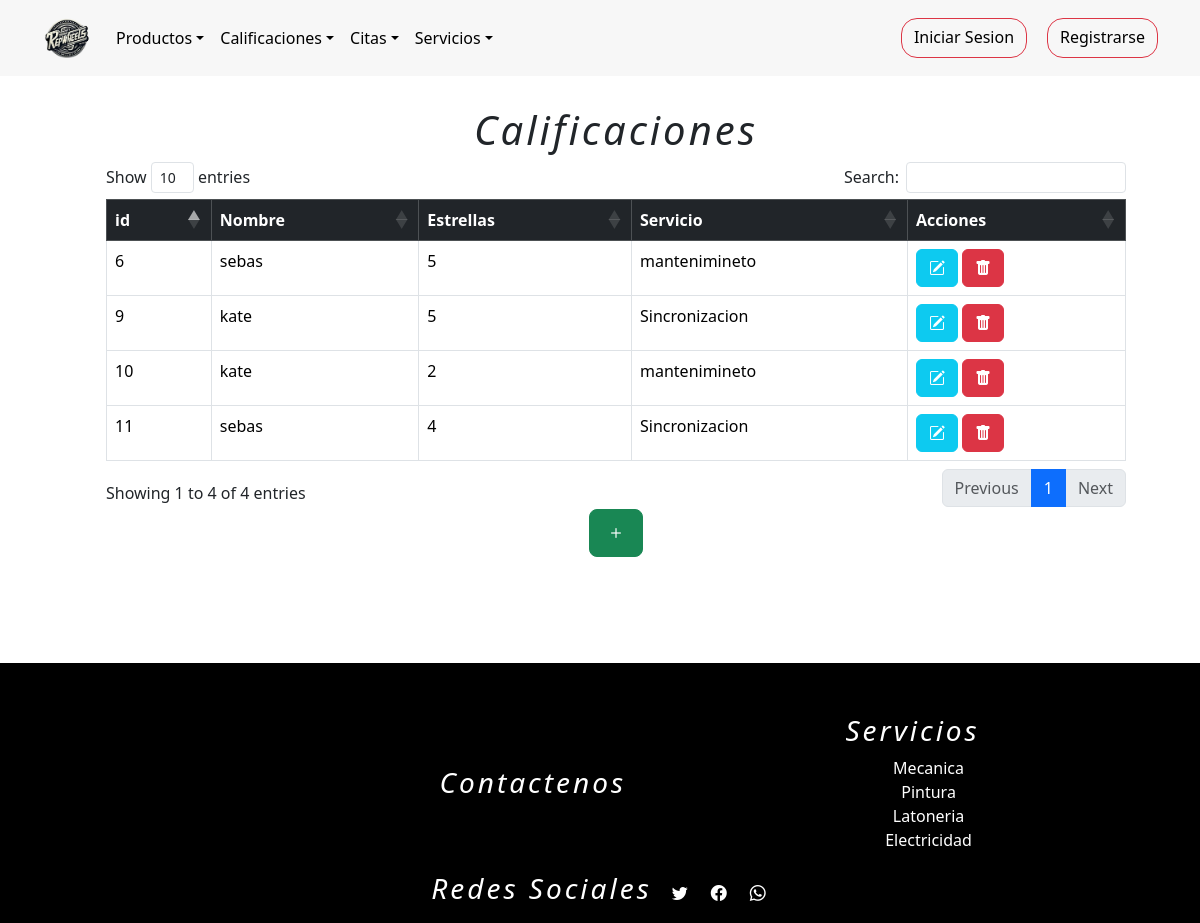
/calificacionListar, run on an earlier commit of the app's database.
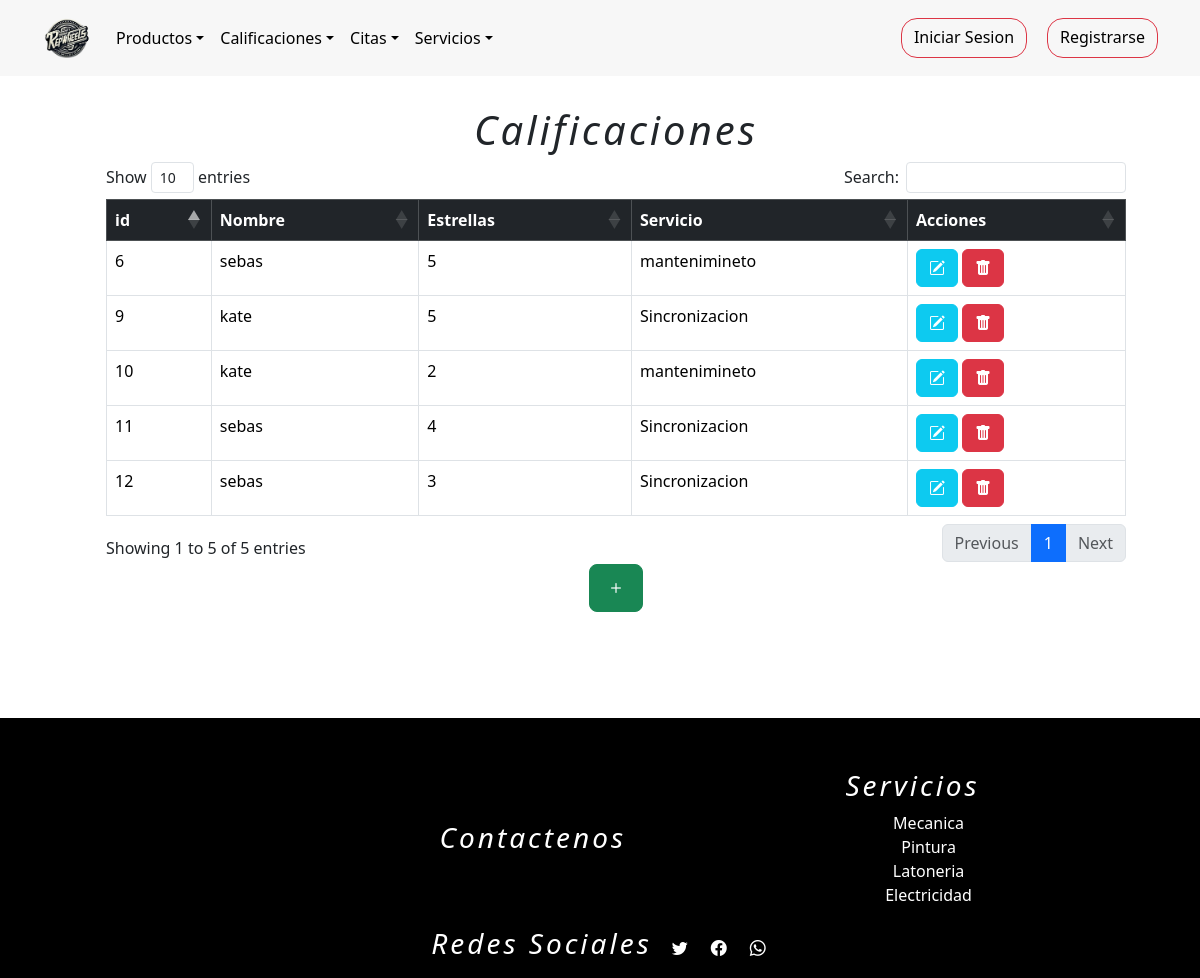
And on a later commit of the database.
### tienda/models.py (models this page shows, shortened)
class Calificaciones(models.Model):
    cliente = models.ForeignKey(Usuarios,on_delete=models.DO_NOTHING,blank=False,null=True)
    servicios = models.ForeignKey(Servicios,on_delete=models.DO_NOTHING,blank=False,null=True)
    foto = models.ImageField(upload_to="media/", default="media/user.png")
    Estrellas= (
        (1, "1"),
        (2,"2"),
        (3,"3"),
        (4,"4"),
        (4,"5"),
    )
    cantidad_estrellas = models.IntegerField(choices=Estrellas,default=5)

class Usuarios(AbstractUser):
    username = None
    nombre = models.CharField(max_length=254)
    email = models.EmailField(max_length=254, unique=True,blank=False,null=True)
    password = models.CharField(max_length=254,blank=False,null=True)
    foto = models.ImageField(upload_to="media/", default="media/user.png")
    token_recuperar = models.CharField(max_length=254,blank=False,null=False,default=0)
    telefono=models.IntegerField(null=False,blank=True,default='0')
    cargo = models.CharField(max_length=254,null=False)
    direccion=models.CharField(max_length=254)
    cedula=models.IntegerField(blank=True,null=False,default='0')
    ROLES = (
        (1,"administrador"),
        (2,"proveedor"),
        (3,"empleado"),
        (4,"cliente"),
    )
    rol=models.IntegerField(choices=ROLES,default=4)
    n = models.IntegerField(blank=True,null=False,default=0)
    USERNAME_FIELD = "email"
    REQUIRED_FIELDS = ["nombre"]
    objects = CustomUserManager()
    def __str__(self):
        return self.nombre

class Servicios(models.Model):
    nombre=models.CharField(max_length=254)
    descripcion_servicio = models.TextField()
    foto = models.ImageField(upload_to="media/", default="media/servicio.jpg")
    precio = models.IntegerField(null=False,blank=False,default=100000)
    def __str__(self):
        return self.nombre

### tienda/views.py (the view)
# urls.py: path("calificacionListar", views.listarCalificacion, name="calificacionListar"),
def listarCalificacion(request):
    r = Calificaciones.objects.all()
    contexto = {"data": r}
    return render(request, "tienda/calificaciones/listarCalificacion.html", contexto)

### tienda/templates/tienda/calificaciones/listarCalificacion.html (shortened to what this page needs)
{% extends 'tienda/base1.html' %}
{% load static %}
{% block contenedor %}
    <div class="container-fluid m-3" style="padding: 90px;">
        <h1>Calificaciones</h1>
        <table class="table table-bordered table-hover" id="tableR">
            <thead class="table-dark">
                <tr>
                    <th>id</th>
                    <th>Nombre</th>
                    <th>Estrellas</th>
                    <th>Servicio</th>
                    <th>Acciones</th>
                </tr>
            </thead>
            <tbody>
                {% for r in data %}
                <tr>
                    <td>{{ r.id }}</td>
                    <td>{{ r.cliente }}</td>
                    <td>{{ r.cantidad_estrellas }}</td>
                    <td>{{ r.servicios }}</td>
                    <td>
                        <a class="btn btn-info" href="{% url 'calificacion_formulario_editar' r.id %}"><i class="bi bi-pencil-square"></i></a>
                        <a class="btn btn-danger"
                            href="javascript:eliminar('{% url 'calificacion_eliminar' r.id %}')"><i class="bi bi-trash-fill"></i></a>
                    </td>
                </tr>
                {% endfor %}
            </tbody>
        </table>
        <div style="display: flex; justify-content: center; align-content: center;">
            <a href="{% url 'registrarCalificacion' %}" class="btn btn-success btn-lg"><i class="bi bi-plus"></i></a>
        </div>
    </div>
{% endblock %}

What changed in the data, as far as the page shows it:
added Calificaciones: id "12", cliente "sebas", cantidad_estrellas "3", servicios "Sincronizacion"
Also different on the page:
text written by a page script: "Show entries Search: Showing 1 to 4 of 4 entries Previous 1 Next" → "Show entries Search: Showing 1 to 5 of 5 entries Previous 1 Next"
